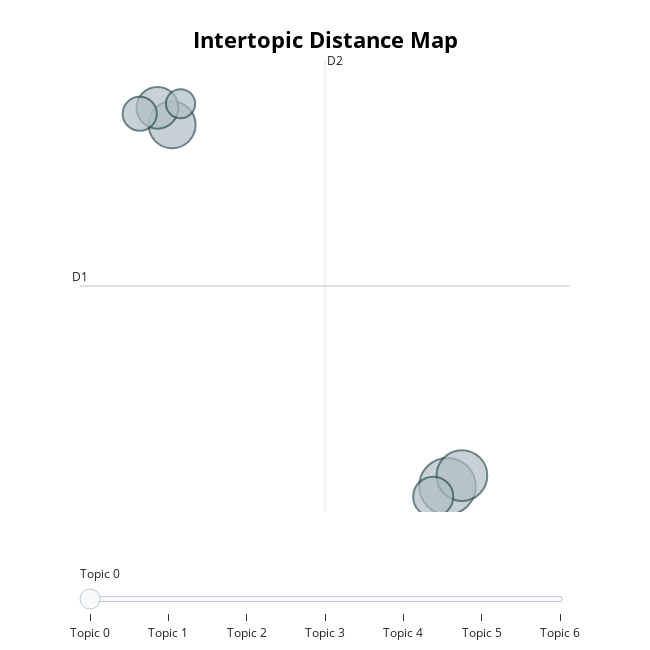
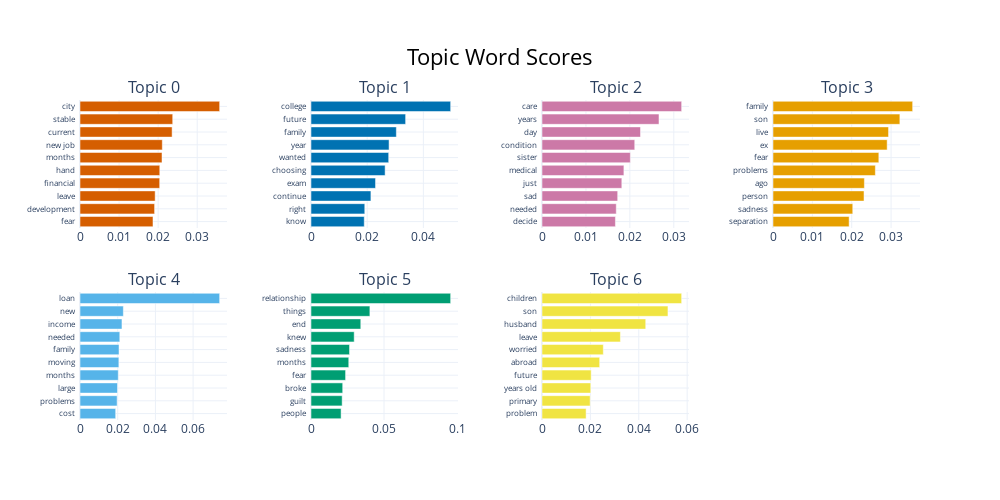
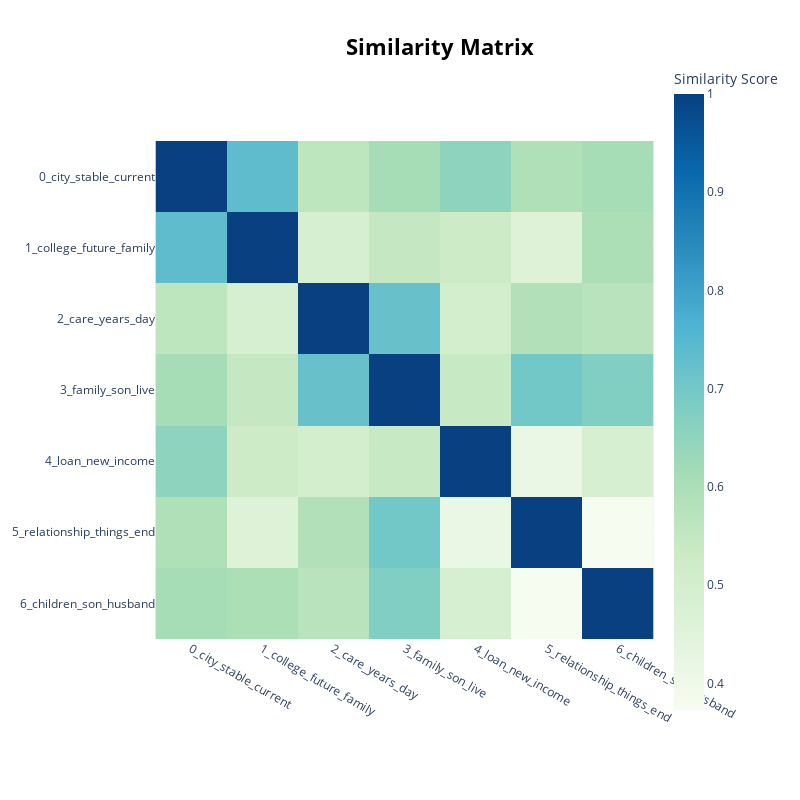
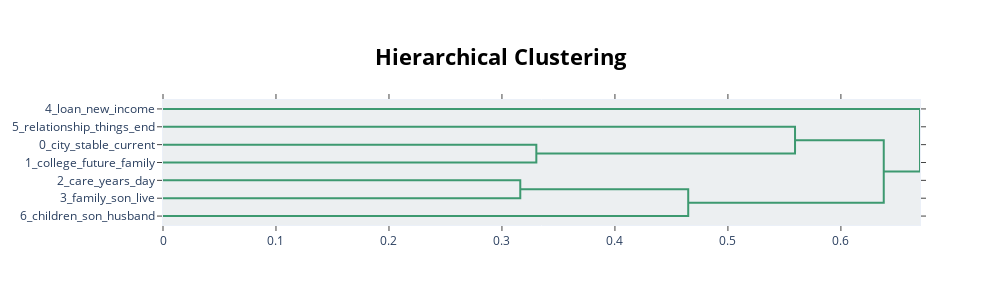

These figures' notebook cell, in order:
### Markdown cell above
## 3. Visualizations
built-in BERTopic plots for interpretation:

### Code cell
# Intertopic distance map (UMAP): Shows the relationship and distance between topics in 2D space.
fig1 = topic_model.visualize_topics()

# Top words per topic: Horizontal bar chart of the most important words for each topic.
fig2 = topic_model.visualize_barchart(n_words=10, top_n_topics = 12) # None means all topics will be shown.
# Ensure all y-axis labels (words) are displayed, even if in small font
fig2.update_yaxes(tickfont=dict(size=7.7))

# Topic similarity heatmap: Visualizes how similar topics are to each other.
fig3 = topic_model.visualize_heatmap()

# Hierarchical clustering of topics: Dendrogram showing topic groupings and hierarchy.
fig4 = topic_model.visualize_hierarchy()

# Documents in topic space: Projects your documents into topic space for exploration.
fig5 = topic_model.visualize_documents(docs)

# Display all plots
fig1.show()
fig2.show()
fig3.show()
fig4.show()
fig5.show()

### Figure 1 — Plotly figure (JSON) as saved in the notebook; plotly's stock layout.template omitted (floating-point values rounded to 4 significant figures)
{"data": [{"customdata": [[0, "city | stable | current | new job | months", 253], [1, "college | future | family | year | wanted", 203], [2, "care | years | day | condition | sister", 174], [3, "family | son | live | ex | fear", 138], [4, "loan | new | income | needed | family", 127], [5, "relationship | things | end | knew | sadness", 92], [6, "children | son | husband | leave | worried", 67]], "hovertemplate": "<b>Topic %{customdata[0]}</b><br>%{customdata[1]}<br>Size: %{customdata[2]}", "legendgroup": "", "marker": {"color": "#B0BEC5", "line": {"color": "DarkSlateGrey", "width": 2}, "size": [253, 203, 174, 138, 127, 92, 67], "sizemode": "area", "sizeref": 0.1581, "symbol": "circle"}, "mode": "markers", "name": "", "orientation": "v", "showlegend": false, "type": "scatter", "x": [19.87, 20.28, 12.12, 11.71, 19.47, 11.21, 12.36], "xaxis": "x", "y": [-3.484, -3.074, 10.32, 10.97, -3.883, 10.74, 11.12], "yaxis": "y"}], "layout": {"annotations": [{"showarrow": false, "text": "D1", "x": 9.528, "y": 4.162, "yshift": 10}, {"showarrow": false, "text": "D2", "x": 16.42, "xshift": 10, "y": 12.79}], "height": 650, "hoverlabel": {"bgcolor": "white", "font": {"family": "Rockwell", "size": 16}}, "legend": {"itemsizing": "constant", "tracegroupgap": 0}, "margin": {"t": 60}, "shapes": [{"line": {"color": "#CFD8DC", "width": 2}, "type": "line", "x0": 16.42, "x1": 16.42, "y0": -4.466, "y1": 12.79}, {"line": {"color": "#9E9E9E", "width": 2}, "type": "line", "x0": 9.528, "x1": 23.32, "y0": 4.162, "y1": 4.162}], "sliders": [{"active": 0, "pad": {"t": 50}, "steps": [{"args": [{"marker.color": [["red", "#B0BEC5", "#B0BEC5", "#B0BEC5", "#B0BEC5", "#B0BEC5", "#B0BEC5"]]}], "label": "Topic 0", "method": "update"}, {"args": [{"marker.color": [["#B0BEC5", "red", "#B0BEC5", "#B0BEC5", "#B0BEC5", "#B0BEC5", "#B0BEC5"]]}], "label": "Topic 1", "method": "update"}, {"args": [{"marker.color": [["#B0BEC5", "#B0BEC5", "red", "#B0BEC5", "#B0BEC5", "#B0BEC5", "#B0BEC5"]]}], "label": "Topic 2", "method": "update"}, {"args": [{"marker.color": [["#B0BEC5", "#B0BEC5", "#B0BEC5", "red", "#B0BEC5", "#B0BEC5", "#B0BEC5"]]}], "label": "Topic 3", "method": "update"}, {"args": [{"marker.color": [["#B0BEC5", "#B0BEC5", "#B0BEC5", "#B0BEC5", "red", "#B0BEC5", "#B0BEC5"]]}], "label": "Topic 4", "method": "update"}, {"args": [{"marker.color": [["#B0BEC5", "#B0BEC5", "#B0BEC5", "#B0BEC5", "#B0BEC5", "red", "#B0BEC5"]]}], "label": "Topic 5", "method": "update"}, {"args": [{"marker.color": [["#B0BEC5", "#B0BEC5", "#B0BEC5", "#B0BEC5", "#B0BEC5", "#B0BEC5", "red"]]}], "label": "Topic 6", "method": "update"}]}], "title": {"font": {"color": "Black", "size": 22}, "text": "<b>Intertopic Distance Map</b>", "x": 0.5, "xanchor": "center", "y": 0.95, "yanchor": "top"}, "width": 650, "xaxis": {"anchor": "y", "domain": [0, 1], "range": [9.528, 23.32], "title": {"text": ""}, "visible": false}, "yaxis": {"anchor": "x", "domain": [0, 1], "range": [-4.466, 12.79], "title": {"text": ""}, "visible": false}}}

### Figure 2 — Plotly figure (JSON) as saved in the notebook; plotly's stock layout.template omitted (floating-point values rounded to 4 significant figures)
{"data": [{"marker": {"color": "#D55E00"}, "orientation": "h", "type": "bar", "x": [0.01868, 0.01909, 0.01924, 0.02039, 0.02042, 0.02099, 0.02107, 0.02358, 0.02373, 0.03575], "xaxis": "x", "y": ["fear  ", "development  ", "leave  ", "financial  ", "hand  ", "months  ", "new job  ", "current  ", "stable  ", "city  "], "yaxis": "y"}, {"marker": {"color": "#0072B2"}, "orientation": "h", "type": "bar", "x": [0.01896, 0.01914, 0.02133, 0.02297, 0.02639, 0.02766, 0.02779, 0.03038, 0.03368, 0.04971], "xaxis": "x2", "y": ["know  ", "right  ", "continue  ", "exam  ", "choosing  ", "wanted  ", "year  ", "family  ", "future  ", "college  "], "yaxis": "y2"}, {"marker": {"color": "#CC79A7"}, "orientation": "h", "type": "bar", "x": [0.01671, 0.0169, 0.01723, 0.01817, 0.01864, 0.02011, 0.02111, 0.02242, 0.02663, 0.03179], "xaxis": "x3", "y": ["decide  ", "needed  ", "sad  ", "just  ", "medical  ", "sister  ", "condition  ", "day  ", "years  ", "care  "], "yaxis": "y3"}, {"marker": {"color": "#E69F00"}, "orientation": "h", "type": "bar", "x": [0.01934, 0.02027, 0.02313, 0.02322, 0.02601, 0.02689, 0.02901, 0.02936, 0.03223, 0.03548], "xaxis": "x4", "y": ["separation  ", "sadness  ", "person  ", "ago  ", "problems  ", "fear  ", "ex  ", "live  ", "son  ", "family  "], "yaxis": "y4"}, {"marker": {"color": "#56B4E9"}, "orientation": "h", "type": "bar", "x": [0.01893, 0.0197, 0.0199, 0.0203, 0.02061, 0.0207, 0.02111, 0.02226, 0.02299, 0.07408], "xaxis": "x5", "y": ["cost  ", "problems  ", "large  ", "months  ", "moving  ", "family  ", "needed  ", "income  ", "new  ", "loan  "], "yaxis": "y5"}, {"marker": {"color": "#009E73"}, "orientation": "h", "type": "bar", "x": [0.0206, 0.02134, 0.0217, 0.02368, 0.02585, 0.02638, 0.02957, 0.03408, 0.04032, 0.09561], "xaxis": "x6", "y": ["people  ", "guilt  ", "broke  ", "fear  ", "months  ", "sadness  ", "knew  ", "end  ", "things  ", "relationship  "], "yaxis": "y6"}, {"marker": {"color": "#F0E442"}, "orientation": "h", "type": "bar", "x": [0.01823, 0.0199, 0.02016, 0.02033, 0.02384, 0.02534, 0.03241, 0.04288, 0.05207, 0.05773], "xaxis": "x7", "y": ["problem  ", "primary  ", "years old  ", "future  ", "abroad  ", "worried  ", "leave  ", "husband  ", "son  ", "children  "], "yaxis": "y7"}], "layout": {"annotations": [{"font": {"size": 16}, "showarrow": false, "text": "Topic 0", "x": 0.0875, "xanchor": "center", "xref": "paper", "y": 1, "yanchor": "bottom", "yref": "paper"}, {"font": {"size": 16}, "showarrow": false, "text": "Topic 1", "x": 0.3625, "xanchor": "center", "xref": "paper", "y": 1, "yanchor": "bottom", "yref": "paper"}, {"font": {"size": 16}, "showarrow": false, "text": "Topic 2", "x": 0.6375, "xanchor": "center", "xref": "paper", "y": 1, "yanchor": "bottom", "yref": "paper"}, {"font": {"size": 16}, "showarrow": false, "text": "Topic 3", "x": 0.9125, "xanchor": "center", "xref": "paper", "y": 1, "yanchor": "bottom", "yref": "paper"}, {"font": {"size": 16}, "showarrow": false, "text": "Topic 4", "x": 0.0875, "xanchor": "center", "xref": "paper", "y": 0.4, "yanchor": "bottom", "yref": "paper"}, {"font": {"size": 16}, "showarrow": false, "text": "Topic 5", "x": 0.3625, "xanchor": "center", "xref": "paper", "y": 0.4, "yanchor": "bottom", "yref": "paper"}, {"font": {"size": 16}, "showarrow": false, "text": "Topic 6", "x": 0.6375, "xanchor": "center", "xref": "paper", "y": 0.4, "yanchor": "bottom", "yref": "paper"}], "height": 500, "hoverlabel": {"bgcolor": "white", "font": {"family": "Rockwell", "size": 16}}, "showlegend": false, "title": {"font": {"color": "Black", "size": 22}, "text": "Topic Word Scores", "x": 0.5, "xanchor": "center", "yanchor": "top"}, "width": 1000, "xaxis": {"anchor": "y", "domain": [0, 0.175], "showgrid": true}, "xaxis2": {"anchor": "y2", "domain": [0.275, 0.45], "showgrid": true}, "xaxis3": {"anchor": "y3", "domain": [0.55, 0.725], "showgrid": true}, "xaxis4": {"anchor": "y4", "domain": [0.825, 1], "showgrid": true}, "xaxis5": {"anchor": "y5", "domain": [0, 0.175], "showgrid": true}, "xaxis6": {"anchor": "y6", "domain": [0.275, 0.45], "showgrid": true}, "xaxis7": {"anchor": "y7", "domain": [0.55, 0.725], "showgrid": true}, "xaxis8": {"anchor": "y8", "domain": [0.825, 1], "showgrid": true}, "yaxis": {"anchor": "x", "domain": [0.6, 1], "showgrid": true, "tickfont": {"size": 7.7}}, "yaxis2": {"anchor": "x2", "domain": [0.6, 1], "showgrid": true, "tickfont": {"size": 7.7}}, "yaxis3": {"anchor": "x3", "domain": [0.6, 1], "showgrid": true, "tickfont": {"size": 7.7}}, "yaxis4": {"anchor": "x4", "domain": [0.6, 1], "showgrid": true, "tickfont": {"size": 7.7}}, "yaxis5": {"anchor": "x5", "domain": [0, 0.4], "showgrid": true, "tickfont": {"size": 7.7}}, "yaxis6": {"anchor": "x6", "domain": [0, 0.4], "showgrid": true, "tickfont": {"size": 7.7}}, "yaxis7": {"anchor": "x7", "domain": [0, 0.4], "showgrid": true, "tickfont": {"size": 7.7}}, "yaxis8": {"anchor": "x8", "domain": [0, 0.4], "showgrid": true, "tickfont": {"size": 7.7}}}}

### Figure 3 — Plotly figure (JSON) as saved in the notebook; plotly's stock layout.template omitted (floating-point values rounded to 4 significant figures)
{"data": [{"coloraxis": "coloraxis", "hovertemplate": "x: %{x}<br>y: %{y}<br>Similarity Score: %{z}<extra></extra>", "name": "0", "type": "heatmap", "x": ["0_city_stable_current", "1_college_future_family", "2_care_years_day", "3_family_son_live", "4_loan_new_income", "5_relationship_things_end", "6_children_son_husband"], "xaxis": "x", "y": ["0_city_stable_current", "1_college_future_family", "2_care_years_day", "3_family_son_live", "4_loan_new_income", "5_relationship_things_end", "6_children_son_husband"], "yaxis": "y", "z": [[1.0, 0.7356, 0.563, 0.6124, 0.6527, 0.5923, 0.6119], [0.7356, 1.0, 0.4867, 0.5443, 0.5274, 0.4648, 0.5979], [0.563, 0.4867, 1.0, 0.7194, 0.504, 0.5895, 0.572], [0.6124, 0.5443, 0.7194, 1.0, 0.5405, 0.7021, 0.6758], [0.6527, 0.5274, 0.504, 0.5405, 1.0, 0.4175, 0.4912], [0.5923, 0.4648, 0.5895, 0.7021, 0.4175, 1.0, 0.373], [0.6119, 0.5979, 0.572, 0.6758, 0.4912, 0.373, 1.0]]}], "layout": {"coloraxis": {"colorbar": {"title": {"text": "Similarity Score"}}, "colorscale": [[0, "rgb(247,252,240)"], [0.125, "rgb(224,243,219)"], [0.25, "rgb(204,235,197)"], [0.375, "rgb(168,221,181)"], [0.5, "rgb(123,204,196)"], [0.625, "rgb(78,179,211)"], [0.75, "rgb(43,140,190)"], [0.875, "rgb(8,104,172)"], [1, "rgb(8,64,129)"]]}, "height": 800, "hoverlabel": {"bgcolor": "white", "font": {"family": "Rockwell", "size": 16}}, "legend": {"title": {"text": "Trend"}}, "margin": {"t": 60}, "showlegend": true, "title": {"font": {"color": "Black", "size": 22}, "text": "<b>Similarity Matrix</b>", "x": 0.55, "xanchor": "center", "y": 0.95, "yanchor": "top"}, "width": 800, "xaxis": {"anchor": "y", "constrain": "domain", "domain": [0, 1], "scaleanchor": "y"}, "yaxis": {"anchor": "x", "autorange": "reversed", "constrain": "domain", "domain": [0, 1]}}}

### Figure 4 — Plotly figure (JSON) as saved in the notebook; plotly's stock layout.template omitted (floating-point values rounded to 4 significant figures)
{"data": [{"hoverinfo": "text", "marker": {"color": "rgb(61,153,112)"}, "mode": "lines", "type": "scatter", "x": [0.0, 0.3304, 0.3304, 0.0], "xaxis": "x", "y": [-25.0, -25.0, -35.0, -35.0], "yaxis": "y"}, {"hoverinfo": "text", "marker": {"color": "rgb(61,153,112)"}, "mode": "lines", "type": "scatter", "x": [0.0, 0.5594, 0.5594, 0.3304], "xaxis": "x", "y": [-15.0, -15.0, -30.0, -30.0], "yaxis": "y"}, {"hoverinfo": "text", "marker": {"color": "rgb(61,153,112)"}, "mode": "lines", "type": "scatter", "x": [0.0, 0.3162, 0.3162, 0.0], "xaxis": "x", "y": [-45.0, -45.0, -55.0, -55.0], "yaxis": "y"}, {"hoverinfo": "text", "marker": {"color": "rgb(61,153,112)"}, "mode": "lines", "type": "scatter", "x": [0.3162, 0.4649, 0.4649, 0.0], "xaxis": "x", "y": [-50.0, -50.0, -65.0, -65.0], "yaxis": "y"}, {"hoverinfo": "text", "marker": {"color": "rgb(61,153,112)"}, "mode": "lines", "type": "scatter", "x": [0.5594, 0.6379, 0.6379, 0.4649], "xaxis": "x", "y": [-22.5, -22.5, -57.5, -57.5], "yaxis": "y"}, {"hoverinfo": "text", "marker": {"color": "rgb(61,153,112)"}, "mode": "lines", "type": "scatter", "x": [0.0, 0.67, 0.67, 0.6379], "xaxis": "x", "y": [-5.0, -5.0, -40.0, -40.0], "yaxis": "y"}], "layout": {"autosize": false, "height": 305, "hoverlabel": {"bgcolor": "white", "font": {"family": "Rockwell", "size": 16}}, "hovermode": "closest", "plot_bgcolor": "#ECEFF1", "showlegend": false, "title": {"font": {"color": "Black", "size": 22}, "text": "<b>Hierarchical Clustering</b>", "x": 0.5, "xanchor": "center", "yanchor": "top"}, "width": 1000, "xaxis": {"mirror": "allticks", "rangemode": "tozero", "showgrid": false, "showline": true, "showticklabels": true, "ticks": "outside", "type": "linear", "zeroline": false}, "yaxis": {"mirror": "allticks", "range": [-70, 0], "rangemode": "tozero", "showgrid": false, "showline": true, "showticklabels": true, "tickmode": "array", "ticks": "outside", "ticktext": ["4_loan_new_income", "5_relationship_things_end", "0_city_stable_current", "1_college_future_family", "2_care_years_day", "3_family_son_live", "6_children_son_husband"], "tickvals": [-5, -15, -25, -35, -45, -55, -65], "type": "linear", "zeroline": false}}}
